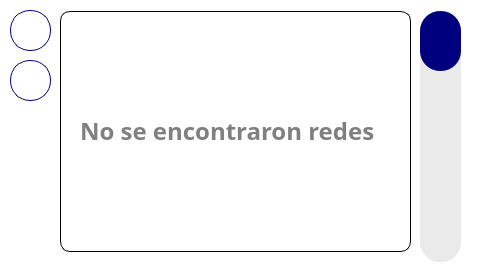
<?xml version="1.0" encoding="UTF-8"?>
<ui version="4.0">
 <class>MainWindow</class>
 <widget class="QMainWindow" name="MainWindow">
  <property name="geometry">
   <rect>
    <x>0</x>
    <y>0</y>
    <width>480</width>
    <height>272</height>
   </rect>
  </property>
  <property name="windowTitle">
   <string>MainWindow</string>
  </property>
  <property name="styleSheet">
   <string notr="true">background-color: white;
font-family: Poppins;
font-size:18px;
font-weight: 500;</string>
  </property>
  <widget class="QWidget" name="centralwidget">
   <property name="styleSheet">
    <string notr="true">QPushButton {
	height: 40px;
	border-radius: 20px;
	border: 1px solid #00007f;
	background-color: white;
	color: #00007f;
}</string>
   </property>
   <widget class="QPushButton" name="backBtn">
    <property name="geometry">
     <rect>
      <x>10</x>
      <y>10</y>
      <width>41</width>
      <height>41</height>
     </rect>
    </property>
    <property name="styleSheet">
     <string notr="true"/>
    </property>
    <property name="text">
     <string/>
    </property>
   </widget>
   <widget class="QListView" name="networkList">
    <property name="geometry">
     <rect>
      <x>60</x>
      <y>11</y>
      <width>351</width>
      <height>241</height>
     </rect>
    </property>
    <property name="styleSheet">
     <string notr="true">border: 1px solid black;
border-radius: 10px;</string>
    </property>
    <property name="verticalScrollBarPolicy">
     <enum>Qt::ScrollBarAlwaysOff</enum>
    </property>
    <property name="horizontalScrollBarPolicy">
     <enum>Qt::ScrollBarAlwaysOff</enum>
    </property>
   </widget>
   <widget class="QSlider" name="verticalSlider">
    <property name="geometry">
     <rect>
      <x>420</x>
      <y>11</y>
      <width>41</width>
      <height>251</height>
     </rect>
    </property>
    <property name="styleSheet">
     <string notr="true">QSlider::groove:vertical{ 
	background-color: rgb(234, 234, 234);
	height: 251px;
	border-radius: 20px;
}

QSlider::handle:vertical { 
	background-color: #00007f;
    height: 60px;
    width: 20px;
    line-height: 10px; 
	margin-top: 0px; 
	margin-bottom: 0px;
	border-radius: 20px; 
}

QSlider{
	background-color: rgb(234, 234, 234);
	border-radius: 20px;
}

</string>
    </property>
    <property name="value">
     <number>0</number>
    </property>
    <property name="orientation">
     <enum>Qt::Vertical</enum>
    </property>
    <property name="invertedAppearance">
     <bool>true</bool>
    </property>
    <property name="invertedControls">
     <bool>false</bool>
    </property>
   </widget>
   <widget class="QLabel" name="infoLbl">
    <property name="enabled">
     <bool>true</bool>
    </property>
    <property name="geometry">
     <rect>
      <x>80</x>
      <y>90</y>
      <width>321</width>
      <height>81</height>
     </rect>
    </property>
    <property name="styleSheet">
     <string notr="true">color: grey;
font-size: 18pt;</string>
    </property>
    <property name="text">
     <string>No se encontraron redes</string>
    </property>
   </widget>
   <widget class="QPushButton" name="refreshBtn">
    <property name="geometry">
     <rect>
      <x>10</x>
      <y>60</y>
      <width>41</width>
      <height>41</height>
     </rect>
    </property>
    <property name="styleSheet">
     <string notr="true"/>
    </property>
    <property name="text">
     <string/>
    </property>
   </widget>
  </widget>
 </widget>
 <resources/>
 <connections/>
</ui>
